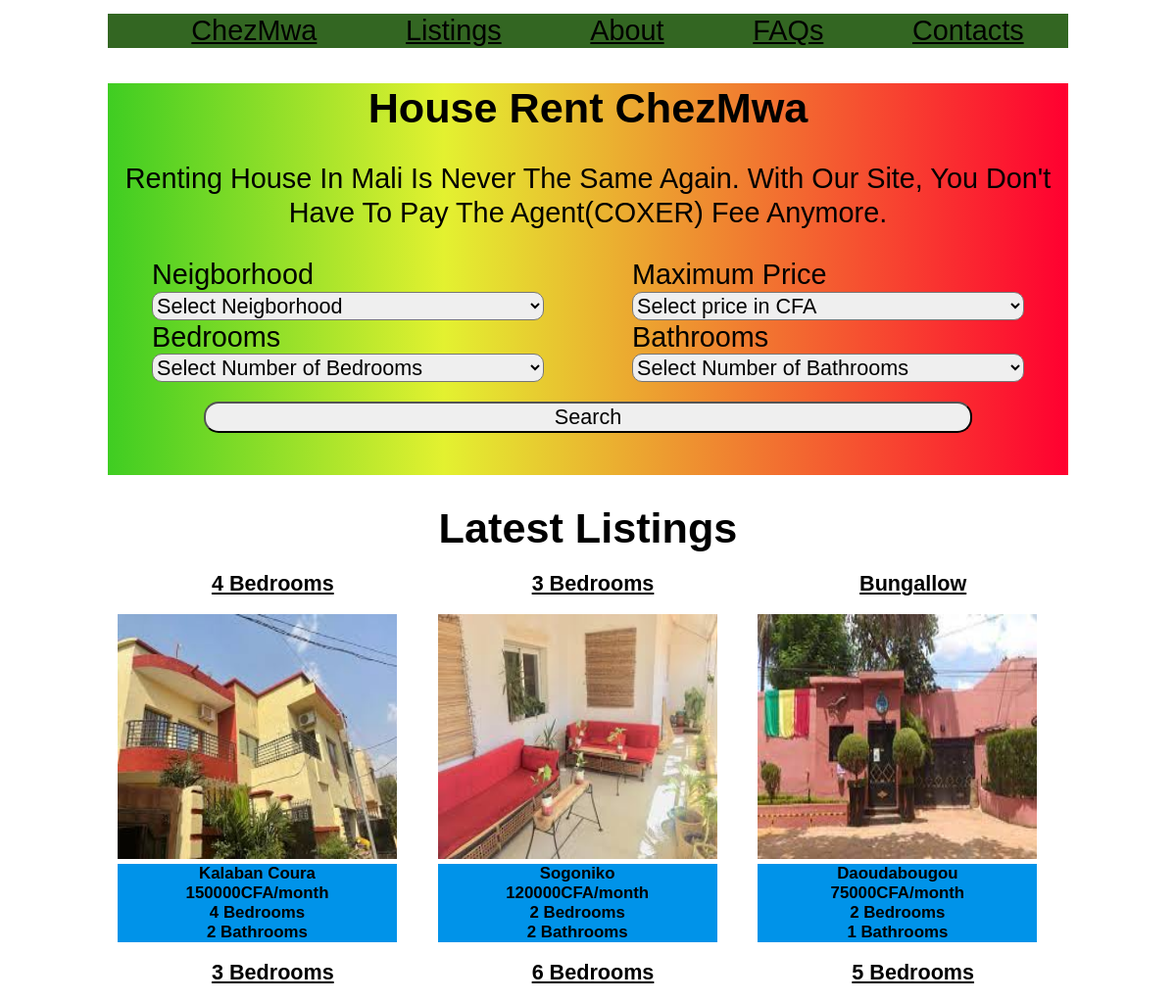
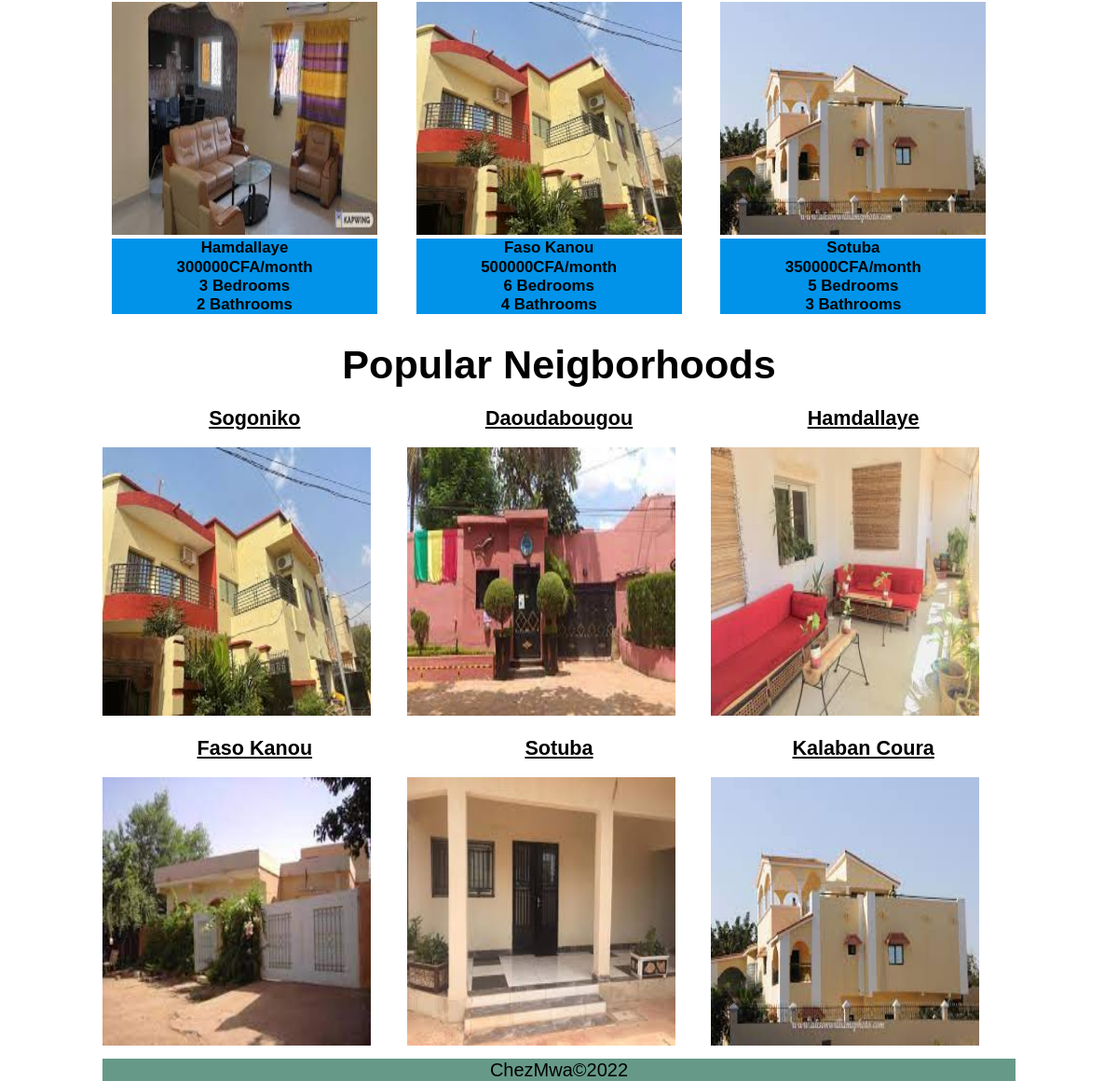
The page / on the database its author committed (2 pictures, top to bottom).
### pages/models.py (models this page shows, shortened)
class Listing(models.Model):
    title = models.CharField(max_length=200)
    state = models.ForeignKey(State, on_delete=models.DO_NOTHING)
    neighborhood = models.ForeignKey(Neighborhood, on_delete=models.CASCADE)
    bedrooms = models.IntegerField()
    bathrooms = models.IntegerField()
    garages = models.IntegerField()
    price = models.IntegerField()
    is_highstanding = models.BooleanField(default=False)
    type = models.TextField()
    description = models.TextField()
    photo_main = models.ImageField(upload_to='photos/%Y/%m/%d/')
    photo_1 = models.ImageField(upload_to='photos/%Y/%m/%d/', blank=True)
    photo_2 = models.ImageField(upload_to='photos/%Y/%m/%d/', blank=True)
    photo_3 = models.ImageField(upload_to='photos/%Y/%m/%d/', blank=True)
    photo_4 = models.ImageField(upload_to='photos/%Y/%m/%d/', blank=True)
    photo_5 = models.ImageField(upload_to='photos/%Y/%m/%d/', blank=True)
    photo_6 = models.ImageField(upload_to='photos/%Y/%m/%d/', blank=True)
    realtor = models.ForeignKey(Realtor, on_delete=models.CASCADE)
    list_date = models.DateTimeField(auto_now_add=True)
    modified_date = models.DateTimeField(auto_now=True)

class Neighborhood(models.Model):
    neighborhood_name = models.CharField(max_length=200)
    neighborhood_state = models.ForeignKey(State, on_delete=models.CASCADE)
    neighborhood_image = models.ImageField(upload_to='neighborhood_image', blank=True, default='house.jpg')
    def __str__(self):
        return str(self.neighborhood_name)

### pages/views.py (the view)
# urls.py: path('', views.index, name='index'),
def index(request):
    listings = Listing.objects.order_by('-list_date')
    neighborhoods = Neighborhood.objects.all()
    paginator = Paginator(listings, 6)
    page = request.GET.get('page')
    paged_listings = paginator.get_page(page)
    context = {
        'listings': paged_listings,
        'neighborhoods': neighborhoods,
    }
    return render(request, 'pages/index.html', context)

### templates/pages/index.html (shortened to what this page needs)
{% extends 'base.html' %}
{% block content %}
<section class="home_background">
  <h1>House Rent ChezMwa</h1>
  <p>Renting House In Mali Is Never The Same Again. With Our Site, You Don't
    Have To Pay The Agent(COXER) Fee Anymore.
  </p>
  <form method="get" action={% url "search" %}>
    <div class="form_search">
      <div class="">
        <label>Neigborhood</label>
        <br>
        <select name="neighborhood">
          <option>Select Neigborhood</option>
        </select>
      </div>
      <div class="">
        <label>Maximum Price</label>
        <br>
        <select name="price">
          <option>Select price in CFA</option>
        </select>
      </div>
    </div>
    <div class="form_search">
      <div class="">
        <label>Bedrooms</label>
        <br>
        <select name="bedroom">
          <option>Select Number of Bedrooms</option>
        </select>
      </div>
      <div class="">
        <label>Bathrooms</label>
        <br>
        <select name="bathroom">
          <option>Select Number of Bathrooms</option>
        </select>
      </div>
    </div>
    <input type="submit" value="Search">
</section>
<h1>Latest Listings</h1>
<section class="latest_listings">
  {% for post in listings %}
  <div class="listing_card">
    <a href="{% url 'listing' post.id %}">
      <h2>{{ post.title }}</h2>
      <img src="{{ post.photo_main.url }}">
    </a>
    <div class="card_details">
      <h3>{{ post.neighborhood }}</h3>
      <h3>{{ post.price }}CFA/month</h3>
      <h3>{{ post.bedrooms }} Bedrooms</h3>
      <h3>{{ post.bathrooms }} Bathrooms</h3>
    </div>
  </div>
  {% endfor %}
</section>
<h1>Popular Neigborhoods</h1>
<section class="popular_neigborhood">
  {% for neighborhood in neighborhoods %}
  <div class="neigborhood_card">
    <h2><a href="{% url 'listings' %}?neighborhood_list={{ neighborhood }}">{{ neighborhood.neighborhood_name }}</a></h2>
    <img class="card-img-top" src="{{ neighborhood.neighborhood_image.url }}" alt="">
  </div>
  {% endfor %}
</section>
{% endblock %}

### templates/base.html (shortened to what this page needs)
<!DOCTYPE html>
<html lang="en" dir="ltr">
{% load static %}
<head>
  <link rel="stylesheet" href="{% static 'css/style.css' %}">
</head>
<body>
  <header>
    <nav>
      <ul>
        <li> <a href="{% url 'index' %}">ChezMwa</a> </li>
        <li> <a href="{% url 'listings' %}">Listings</a> </li>
        <li> <a href="{% url 'about' %}">About</a> </li>
        <li> <a href="{% url 'faqs' %}">FAQs</a> </li>
        <li><a href="{% url 'contacts' %}">Contacts</a></li>
      </ul>
    </nav>
  </header>
  {% block content %} {% endblock %}
  <footer>ChezMwa©2022</footer>
</body>
</html>

### chezmwa/static/css/style.css (style rules this page uses)
body { width: 90%; max-width: 980px; margin: 0 auto; font: .9em/1.2 Arial, Helvetica, sans-serif; }
ul { display: flex; list-style: none; justify-content: space-around; background-color: #362; }
li { color: white; font-size: 2em; }
h1, h2, h3, p { text-align: center; }
h3 { margin: 0; }
h1 { margin-bottom: 0; font-size: 3em; }
p { font-size: 2em; }
.home_background { background-image: url('images/bamako.jpg'); background: rgb(63,205,34); background: linear-gradient(90deg, rgba(63,205,34,1) 0%, rgba(227,241,48,1) 35%, rgba(255,0,48,1) 100%); height: 400px; }
.form_search { display: flex; justify-content: space-around; }
label { font-size: 2em; }
select { min-width: 400px; font-size: 1.5em; border-radius: 10px; }
input { width: 80%; font-size: 1.5em; margin-top: 20px; margin-left: 10%; border-radius: 15px; }
.latest_listings { display: grid; grid-template-columns: 1fr 1fr 1fr; }
.listing_card { margin-left: 10px; }
.card_details { width: 90%; margin-top: 0; background-color: #0093E9; }
img { max-width: 90%; height: 250px; }
.popular_neigborhood { display: grid; grid-template-columns: 1fr 1fr 1fr; }
.popular_neigborhood img { max-width: 20em; height: 20em; margin: 0; }
a:link, a:visited { color: black; }
footer { text-align: center; background-color: #698; font-size: 20px; margin-top: 10px; }

### rows shown on the page
Listing: title "4 Bedrooms", photo_main (picture), neighborhood "Kalaban Coura", price "150000", bedrooms "4", bathrooms "2"
Listing: title "3 Bedrooms", photo_main (picture), neighborhood "Sogoniko", price "120000", bedrooms "2", bathrooms "2"
Listing: title "Bungallow", photo_main (picture), neighborhood "Daoudabougou", price "75000", bedrooms "2", bathrooms "1"
Listing: title "3 Bedrooms", photo_main (picture), neighborhood "Hamdallaye", price "300000", bedrooms "3", bathrooms "2"
Listing: title "6 Bedrooms", photo_main (picture), neighborhood "Faso Kanou", price "500000", bedrooms "6", bathrooms "4"
Listing: title "5 Bedrooms", photo_main (picture), neighborhood "Sotuba", price "350000", bedrooms "5", bathrooms "3"
Neighborhood: neighborhood_name "Sogoniko", neighborhood_image (picture)
Neighborhood: neighborhood_name "Daoudabougou", neighborhood_image (picture)
Neighborhood: neighborhood_name "Hamdallaye", neighborhood_image (picture)
Neighborhood: neighborhood_name "Faso Kanou", neighborhood_image (picture)
Neighborhood: neighborhood_name "Sotuba", neighborhood_image (picture)
Neighborhood: neighborhood_name "Kalaban Coura", neighborhood_image (picture)
